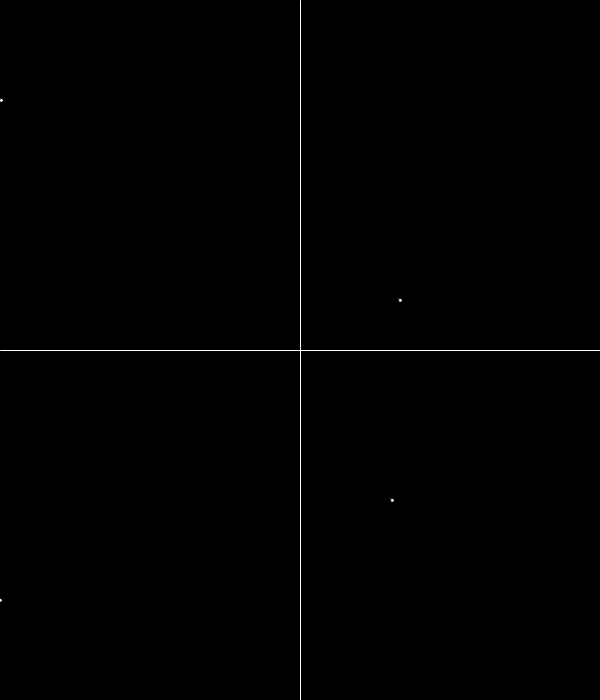
Frame 1 (no input)
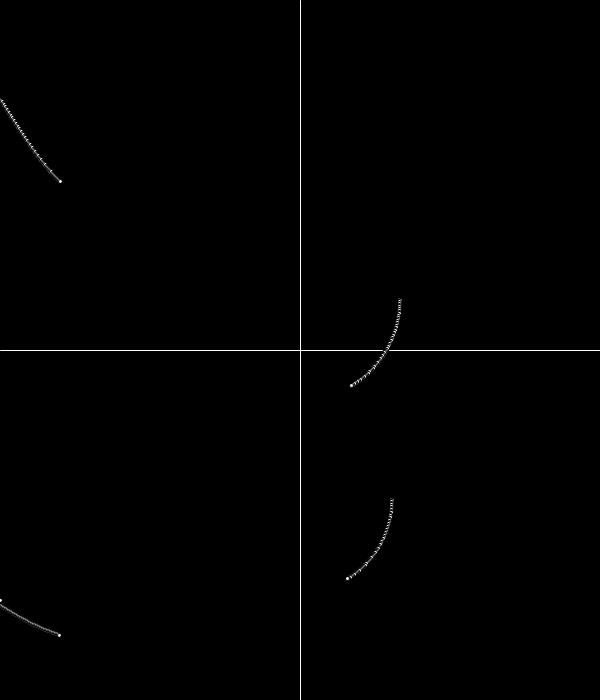
Frame 60 (the mouse pressed at the canvas centre just before this capture)
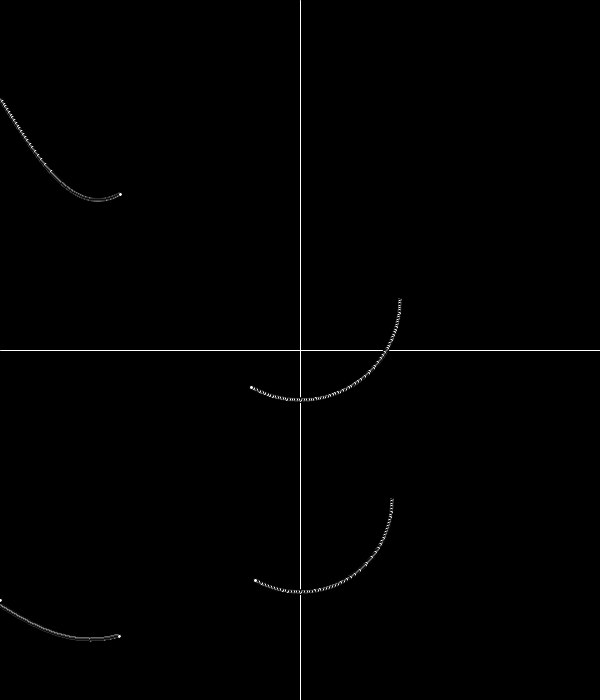
Frame 120 (the mouse held since frame 60 and released just before this capture)

The Processing sketch that drew these frames (run headless with seeded random() and noise(); from frame 60 on, the mouse is pressed at the canvas centre):

// Processing sketch: w11_team_graph
// ── w11_team_graph.pde
color rando;
int angle; //The degree angle we will use for sin() and cos() functions.
int dotDiameter;//The size of the circle that will be graphing.
int amp = 40;
int off = 10;
int back = 0;


int sinAmplitude;
int circRadius;
int spiralRadius;
int cx;

int radBigSet = 40;
int wx = 0;
int wcx = 0;
int wy = 600;
int wny = wy;
int radius = 2;
int leap = 0;
void setup(){
  size(600,700);
  background(0);
  axes();
 
   dotDiameter = 4;
  sinAmplitude = 100;
  circRadius = 100;
  spiralRadius = 100;
  angle = 0;
  stroke(255);
}

void draw(){
 wave();
 
  drawSinCurve(angle, sinAmplitude, sinAmplitude);
  //circle
  drawCircle(angle, circRadius, width/2, sinAmplitude*2 + circRadius);
  //concentric circles
  if (angle % 360 == 0) {
    spiralRadius -= dotDiameter * 2;
  }
  drawCircle(angle, spiralRadius, width/2, sinAmplitude*2 + circRadius*3);
 
 angle++;
 
}


void axes(){
  stroke(255);
   line(0, height/2, width, height/2);
    line(width/2, 0, width/2, height);
   stroke(0);

 
}

void wave(){
  stroke(0);
  circle(wx, wy, radius*2);
  wx++;
  wy = int(amp*sin(3*PI*(angle+off)/width) + wny);

  stroke(rando);
  if (wx == width){
    wx = 0;
    off += 10;
    println(wx, angle);
   
  }
}

void drawSinCurve(int degrees, int amplitude, int yOffset) {
  cx++;
  float y = abs(amplitude * sin(radians(.92*degrees))) + yOffset;
 
  if (angle >= width) { // set x coord back
      cx = angle % width;

  }


    circle(cx, y, dotDiameter);

}

void drawCircle(int degrees, int radius, int xOffset, int yOffset){
  float x = radius * cos(radians(degrees)) + xOffset;
  float y = radius * sin(radians(degrees)) + yOffset;
  circle(x, y, dotDiameter);
}
